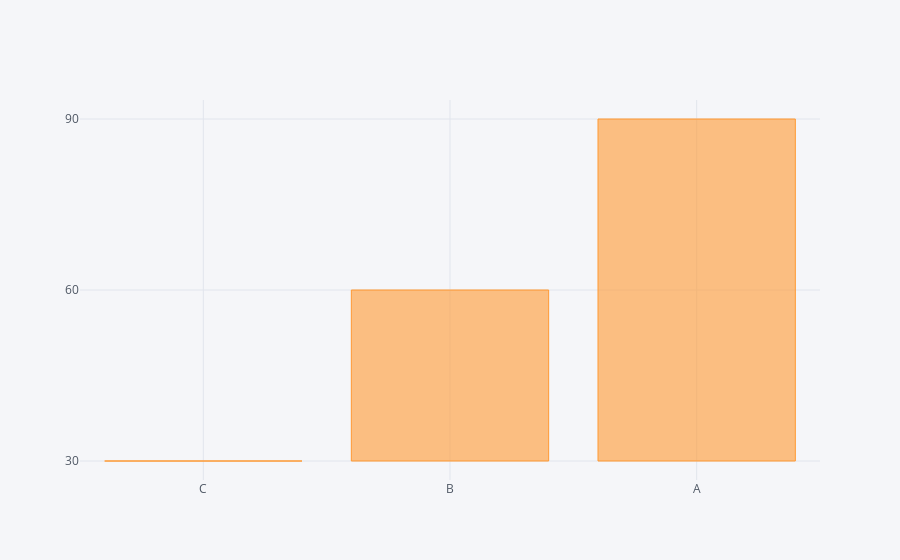

The cell this chart's notebook holds for it:
### Code cell
f2.iplot(kind = 'bar', x='Grade', y='Score')

### Figure 1 — Plotly figure (JSON) as saved in the notebook; plotly's stock layout.template omitted (floating-point values rounded to 4 significant figures)
{"data": [{"marker": {"color": "rgba(255, 153, 51, 0.6)", "line": {"color": "rgba(255, 153, 51, 1.0)", "width": 1}}, "name": "Score", "orientation": "v", "text": "", "type": "bar", "x": ["C", "B", "A"], "y": ["30", "60", "90"]}], "layout": {"legend": {"bgcolor": "#F5F6F9", "font": {"color": "#4D5663"}}, "paper_bgcolor": "#F5F6F9", "plot_bgcolor": "#F5F6F9", "title": {"font": {"color": "#4D5663"}}, "xaxis": {"gridcolor": "#E1E5ED", "showgrid": true, "tickfont": {"color": "#4D5663"}, "title": {"font": {"color": "#4D5663"}, "text": ""}, "zerolinecolor": "#E1E5ED"}, "yaxis": {"gridcolor": "#E1E5ED", "showgrid": true, "tickfont": {"color": "#4D5663"}, "title": {"font": {"color": "#4D5663"}, "text": ""}, "zerolinecolor": "#E1E5ED"}}}
